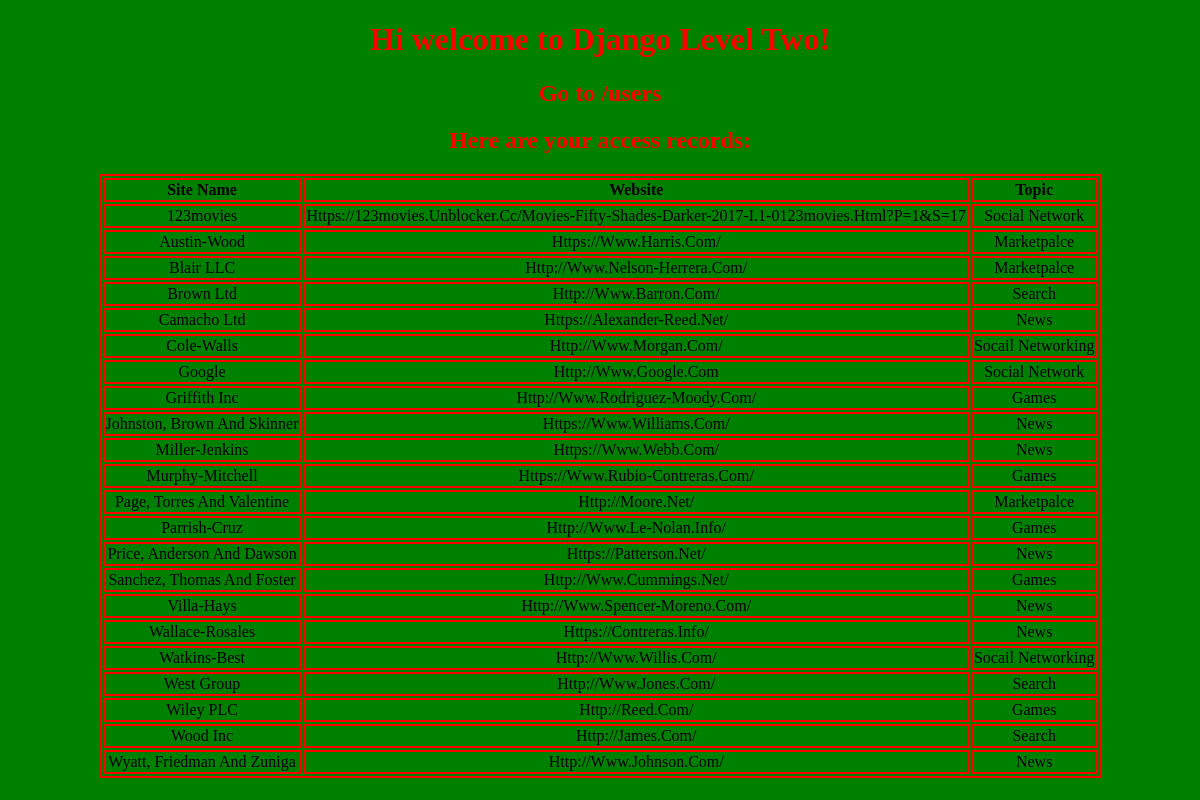
The page / on the database its author committed.
### app/models.py (models this page shows, shortened)
class Webpage(models.Model):
    topic = models.ForeignKey(Topic,on_delete=models.CASCADE)
    name = models.CharField(max_length=264,unique=True)
    url = models.URLField(unique=True)

class Topic(models.Model):
    top_name = models.CharField(max_length=264,unique=True)
    def __str__(self):
        return self.top_name

### app/views.py (the view)
# urls.py: url(r'^$',views.index,name='index'),
def index(request):
    top=Webpage.objects.order_by('name')
    date_dict={'access_records':top}
    return render(request,'app/index1.html',context=date_dict)

### template/app/index1.html (shortened to what this page needs)
<!DOCTYPE html>
{% load staticfiles %}
<html lang="en" dir="ltr">
  <head>
    <link rel="stylesheet" href="{% static "app/css/style.css" %}">
  </head>
  <body>
    <h1>Hi welcome to Django Level Two!</h1>
    <h2>Go to /users</h2>
    <h2>Here are your access records:</h2>
    <div class="djangtwo">
      {% if access_records %}
        <table>
          <thead>
            <th>Site Name</th>
            <th>Website</th>
            <th>Topic</th>
          </thead>
          {% for acc in access_records %}
          <tr>
            <td>{{acc.name}}</td>
            <td>{{acc.url}}</td>
            <td>{{acc.topic}}</td>
          </tr>
          {% endfor %}
        </table>
        {% else %}
          <p>NO Access Records Found!</p>
        {% endif %}
    </div>
  </body>
</html>

### static/app/css/style.css (style rules this page uses)
h1,h2 { color:red; text-align: center; }
table,th,td { border: 2px solid red; text-align: center; margin-left: auto; margin-right: auto; margin-top: auto; margin-bottom: auto; text-transform: capitalize; }
h1 { color:red; }
body { background: green; }

### rows shown on the page
Webpage: name "123movies", url "Https://123movies.unblocker.cc/Movies-Fifty-Shades-Darker-2017-I.1-0123movies.html?p=1&s=17", topic "Social Network"
Webpage: name "Austin-Wood", url "Https://Www.harris.com/", topic "Marketpalce"
Webpage: name "Blair LLC", url "Http://Www.nelson-Herrera.com/", topic "Marketpalce"
Webpage: name "Brown Ltd", url "Http://Www.barron.com/", topic "Search"
Webpage: name "Camacho Ltd", url "Https://Alexander-Reed.net/", topic "News"
Webpage: name "Cole-Walls", url "Http://Www.morgan.com/", topic "Socail Networking"
Webpage: name "Google", url "Http://Www.google.com", topic "Social Network"
Webpage: name "Griffith Inc", url "Http://Www.rodriguez-Moody.com/", topic "Games"
Webpage: name "Johnston, Brown And Skinner", url "Https://Www.williams.com/", topic "News"
Webpage: name "Miller-Jenkins", url "Https://Www.webb.com/", topic "News"
Webpage: name "Murphy-Mitchell", url "Https://Www.rubio-Contreras.com/", topic "Games"
Webpage: name "Page, Torres And Valentine", url "Http://Moore.net/", topic "Marketpalce"
Webpage: name "Parrish-Cruz", url "Http://Www.le-Nolan.info/", topic "Games"
Webpage: name "Price, Anderson And Dawson", url "Https://Patterson.net/", topic "News"
Webpage: name "Sanchez, Thomas And Foster", url "Http://Www.cummings.net/", topic "Games"
Webpage: name "Villa-Hays", url "Http://Www.spencer-Moreno.com/", topic "News"
Webpage: name "Wallace-Rosales", url "Https://Contreras.info/", topic "News"
Webpage: name "Watkins-Best", url "Http://Www.willis.com/", topic "Socail Networking"
Webpage: name "West Group", url "Http://Www.jones.com/", topic "Search"
Webpage: name "Wiley PLC", url "Http://Reed.com/", topic "Games"
Webpage: name "Wood Inc", url "Http://James.com/", topic "Search"
Webpage: name "Wyatt, Friedman And Zuniga", url "Http://Www.johnson.com/", topic "News"
